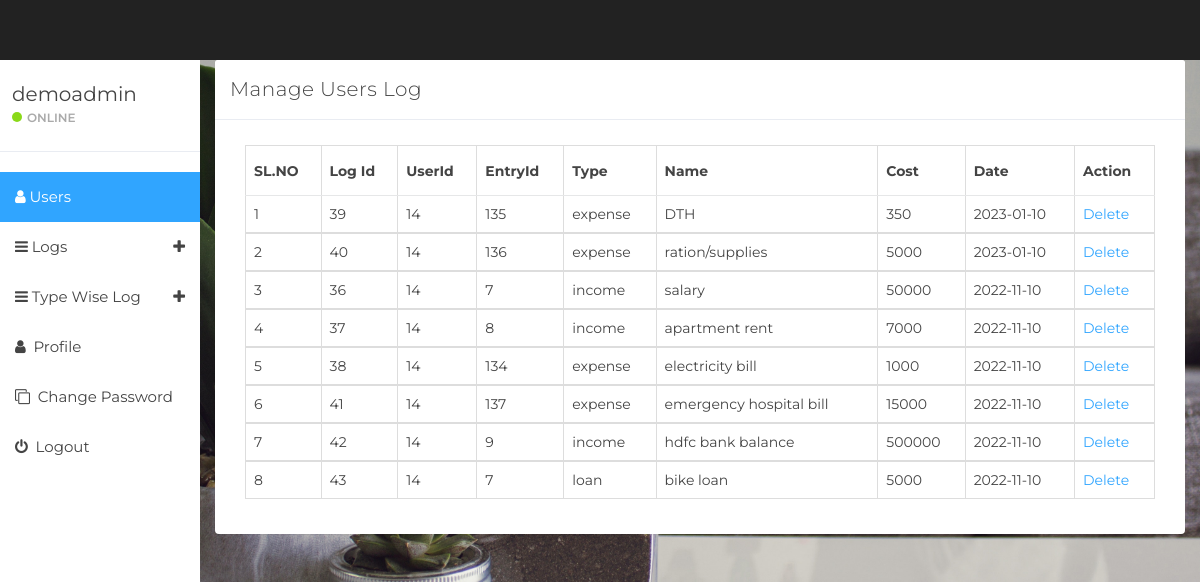
Screenshot of /insertedlog.php (signed in) with the database file from the repository.
### tables this page shows
CREATE TABLE IF NOT EXISTS `log` (
  `lid` int(11) NOT NULL AUTO_INCREMENT,
  `UserId` int(10) NOT NULL,
  `ID` int(10) NOT NULL,
  `type` varchar(30) NOT NULL,
  `name` varchar(30) NOT NULL,
  `cost` int(10) NOT NULL,
  `action` varchar(10) NOT NULL,
  `time` date NOT NULL,
  PRIMARY KEY (`lid`)
);

### insertedlog.php (the view, shortened to what this page needs)
  <?php
if (strlen($_SESSION['detsaid']==0)) {
  header('location:logout.php');
  } else{
?>
<!DOCTYPE html>
<html>
<head>
	<link href="css/bootstrap.min.css" rel="stylesheet">
	<link href="css/font-awesome.min.css" rel="stylesheet">
	<link href="css/datepicker3.css" rel="stylesheet">
	<link href="css/styles.css" rel="stylesheet">
</head>
<body>
	<?php include_once('includesadmin/header.php');?>
	<?php include_once('includesadmin/sidebar.php');?>
	<div class="col-sm-9 col-sm-offset-3 col-lg-10 col-lg-offset-2 main">
		<div class="row">
			<div class="col-lg-12">
				<div class="panel panel-default">
					<div class="panel-heading">Manage Users Log</div>
					<div class="panel-body">
						<div class="col-md-12">
							<div class="table-responsive">
            <table class="table table-bordered mg-b-0">
              <thead>
                <tr>
				 <th>SL.NO</th>
                  <th>Log Id</th>
				  <th>UserId</th>
                  <th>EntryId</th>
				  <th>Type</th>
                  <th>Name</th>
                  <th>Cost</th>
				   <th>Date</th>
                  <th>Action</th>
                </tr>
              </thead>
              <?php
$ret=mysqli_query($con,"select * from log where action='inserted';");
$cnt=1;
while ($row=mysqli_fetch_array($ret)) {
?>
              <tbody>
                <tr>
                  <td><?php echo $cnt;?></td>
                  <td><?php  echo $row['lid'];?></td>
                  <td><?php  echo $row['UserId'];?></td>
                  <td><?php  echo $row['ID'];?></td>
                  <td><?php  echo $row['type'];?></td>
				  <td><?php  echo $row['name'];?></td>
				  <td><?php  echo $row['cost'];?></td>
				  <td><?php  echo $row['time'];?></td>
                  <td><a href="insertedlog.php?delid=<?php echo $row['ID'];?>">Delete</a>
                </tr>
                <?php
$cnt=$cnt+1;
}?>
              </tbody>
            </table>
          </div>
						</div>
					</div>
				</div>
			</div>
		</div>
	</div>
</body>
</html>
<?php }  ?>

### includesadmin/sidebar.php (shortened to what this page needs)
<?php
include('includes/dbconnection.php');
?>
<div id="sidebar-collapse" class="col-sm-3 col-lg-2 sidebar">
        <div class="profile-sidebar">
            <div class="profile-usertitle">
                <?php
$aid=$_SESSION['detsaid'];
$ret=mysqli_query($con,"select FullName from tbladmin where ID='$aid'");
$row=mysqli_fetch_array($ret);
$name=$row['FullName'];
?>
                <div class="profile-usertitle-name"><?php echo $name; ?></div>
                <div class="profile-usertitle-status"><span class="indicator label-success"></span>Online</div>
            </div>
        </div>
        <ul class="nav menu">
            <li class="active"><a href="adminmanager.php"><em class="fa fa-user">&nbsp;</em>Users</a></li>
			<li class="parent "><a data-toggle="collapse" href="#sub-item-5">
                <em class="fa fa-navicon">&nbsp;</em>Logs <span data-toggle="collapse" href="#sub-item-1" class="icon pull-right"><em class="fa fa-plus"></em></span>
                </a>
            </li>
  <li class="parent "><a data-toggle="collapse" href="#sub-item-6">
                <em class="fa fa-navicon">&nbsp;</em>Type Wise Log <span data-toggle="collapse" href="#sub-item-1" class="icon pull-right"><em class="fa fa-plus"></em></span>
                </a>
            </li>
            <li><a href="admin-profile.php"><em class="fa fa-user">&nbsp;</em> Profile</a></li>
             <li><a href="admin-password.php"><em class="fa fa-clone">&nbsp;</em> Change Password</a></li>
<li><a href="adminlogout.php"><em class="fa fa-power-off">&nbsp;</em> Logout</a></li>
        </ul>
    </div>

### css/styles.css (style rules this page uses)
body { background: #f1f4f7; padding-top: 60px; font-size: 14px; color: #444444; font-family: "Montserrat", "Helvetica Neue", Helvetica, Arial, sans-serif; }
a, a:hover, a:focus { color: #30a5ff; }
.label-success { background-color: #8ad919; }
.panel { border: 0; }
.panel-heading { font-size: 20px; font-weight: 300; letter-spacing: 0.025em; height: 60px; line-height: 38px; }
.panel-default .panel-heading { background: #fff; border-bottom: 1px solid #e9ecf2; color: #444444; }
.sidebar { display: block; padding: 0; display: none; box-shadow: none; background: #fff; }
.sidebar ul { margin: 20px 0px; }
@media (min-width: 768px) { .sidebar { display: block; position: fixed; top: 60px; bottom: 0; left: 0; z-index: 1000; display: block; margin: 0; padding: 0; overflow-x: hidden; overflow-y: auto; } }
.sidebar ul.nav .active a, .sidebar ul.nav li.parent a.active, .sidebar ul.nav .active > a:hover, .sidebar ul.nav li.parent a.active:hover, .sidebar ul.nav .active > a:focus, .sidebar ul.nav li.parent a.active:focus { color: #fff; background-color: #30a5ff; }
.sidebar ul.nav li a { height: 50px; font-size: 15px; line-height: 2em; color: #444444; }
.profile-sidebar { padding: 10px 0; border-bottom: 1px solid #e9ecf2; }
.indicator { width: 10px; height: 10px; display: inline-block; border-radius: 9999px; margin-right: 5px; }
.profile-usertitle { float: left; text-align: left; margin: 10px 0 0 12px; }
.profile-usertitle-name { font-size: 20px; margin-bottom: 0px; }
.profile-usertitle-status { text-transform: uppercase; color: #AAA; font-size: 12px; font-weight: 600; margin-bottom: 15px; }
.table { background: #fff; }
.table > thead > tr > th { border-bottom: 1px solid #e6e7e8; vertical-align: middle; height: 50px; }

### insertedlog.php (style rules this page uses)
body { background-image: url('includes/dash.jpg'); background-repeat: no-repeat; background-attachment: fixed; background-size: cover; }

### rows the page displays
log: lid "39", UserId "14", ID "135", type "expense", name "DTH", cost "350", time "2023-01-10"
log: lid "40", UserId "14", ID "136", type "expense", name "ration/supplies", cost "5000", time "2023-01-10"
log: lid "36", UserId "14", ID "7", type "income", name "salary", cost "50000", time "2022-11-10"
log: lid "37", UserId "14", ID "8", type "income", name "apartment rent", cost "7000", time "2022-11-10"
log: lid "38", UserId "14", ID "134", type "expense", name "electricity bill", cost "1000", time "2022-11-10"
log: lid "41", UserId "14", ID "137", type "expense", name "emergency hospital bill", cost "15000", time "2022-11-10"
log: lid "42", UserId "14", ID "9", type "income", name "hdfc bank balance", cost "500000", time "2022-11-10"
log: lid "43", UserId "14", ID "7", type "loan", name "bike loan", cost "5000", time "2022-11-10"

### other values shown
$name "demoadmin"
